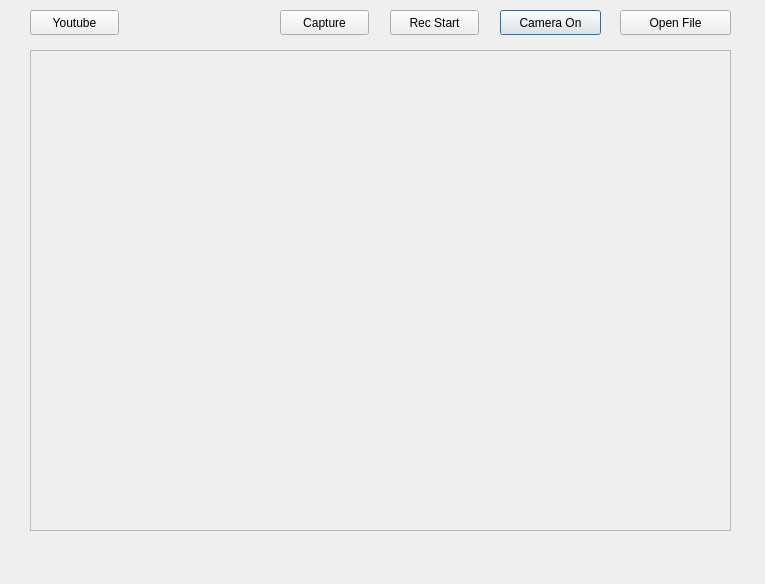
<?xml version="1.0" encoding="UTF-8"?>
<ui version="4.0">
 <class>Dialog</class>
 <widget class="QDialog" name="Dialog">
  <property name="geometry">
   <rect>
    <x>0</x>
    <y>0</y>
    <width>765</width>
    <height>584</height>
   </rect>
  </property>
  <property name="windowTitle">
   <string>Dialog</string>
  </property>
  <widget class="QLabel" name="label">
   <property name="geometry">
    <rect>
     <x>30</x>
     <y>50</y>
     <width>701</width>
     <height>481</height>
    </rect>
   </property>
   <property name="frameShape">
    <enum>QFrame::StyledPanel</enum>
   </property>
   <property name="text">
    <string/>
   </property>
  </widget>
  <widget class="QPushButton" name="btnCamera">
   <property name="geometry">
    <rect>
     <x>500</x>
     <y>10</y>
     <width>101</width>
     <height>25</height>
    </rect>
   </property>
   <property name="text">
    <string>Camera On</string>
   </property>
  </widget>
  <widget class="QPushButton" name="btnOpen">
   <property name="geometry">
    <rect>
     <x>620</x>
     <y>10</y>
     <width>111</width>
     <height>25</height>
    </rect>
   </property>
   <property name="text">
    <string>Open File</string>
   </property>
  </widget>
  <widget class="QPushButton" name="btnRecord">
   <property name="geometry">
    <rect>
     <x>390</x>
     <y>10</y>
     <width>89</width>
     <height>25</height>
    </rect>
   </property>
   <property name="text">
    <string>Rec Start</string>
   </property>
  </widget>
  <widget class="QLabel" name="label2">
   <property name="geometry">
    <rect>
     <x>60</x>
     <y>20</y>
     <width>67</width>
     <height>17</height>
    </rect>
   </property>
   <property name="text">
    <string/>
   </property>
  </widget>
  <widget class="QPushButton" name="btnCapture">
   <property name="geometry">
    <rect>
     <x>280</x>
     <y>10</y>
     <width>89</width>
     <height>25</height>
    </rect>
   </property>
   <property name="text">
    <string>Capture</string>
   </property>
  </widget>
  <widget class="QPushButton" name="btnYoutube">
   <property name="geometry">
    <rect>
     <x>30</x>
     <y>10</y>
     <width>89</width>
     <height>25</height>
    </rect>
   </property>
   <property name="text">
    <string>Youtube</string>
   </property>
  </widget>
 </widget>
 <resources/>
 <connections/>
</ui>
